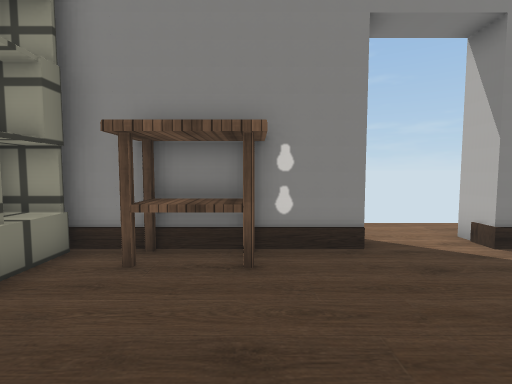
view 1 (above)

12 first-person views from a walk through a 3-D level made in the Unity game engine. The camera is 1.5 m above the floor, tilts 4° down and sees 85° across. Doors are open. The floor is counted in squares, 1 m on a side. Each view is taken from the middle of a square. On the plan, view 1 faces up. The plan holds only what a view shows up to about 14 squares ahead; the rest is blank. The place goes on beyond the plan. The player is left out. Some surface patterns are stand-ins.

view 2
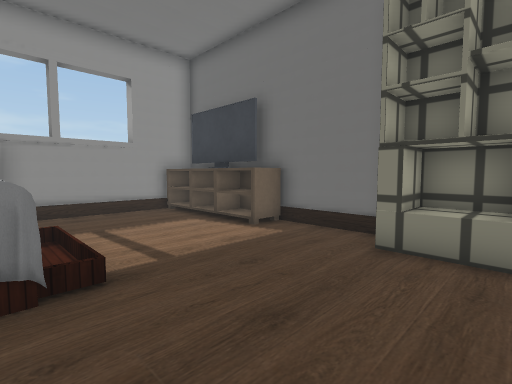

view 3
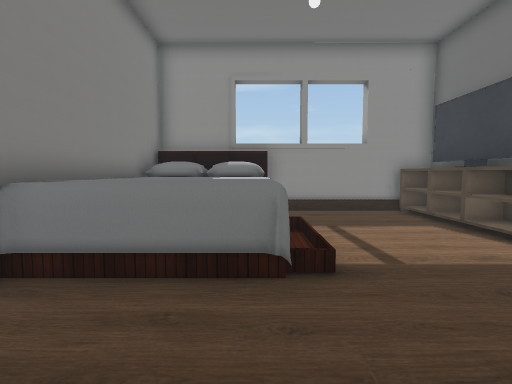

view 4
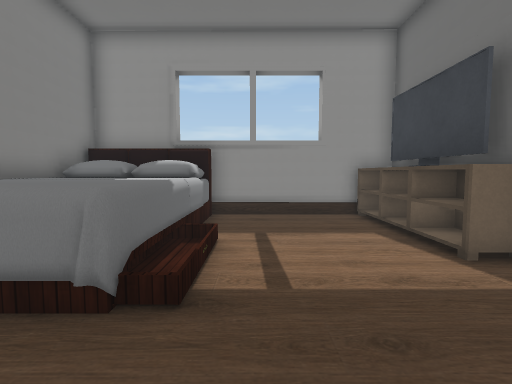

view 5
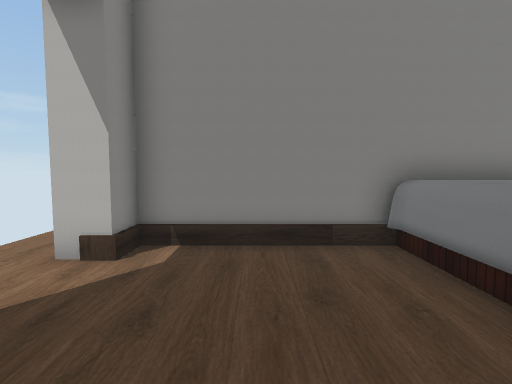

view 6
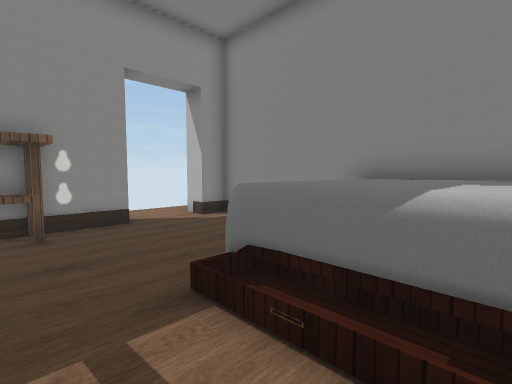

view 7
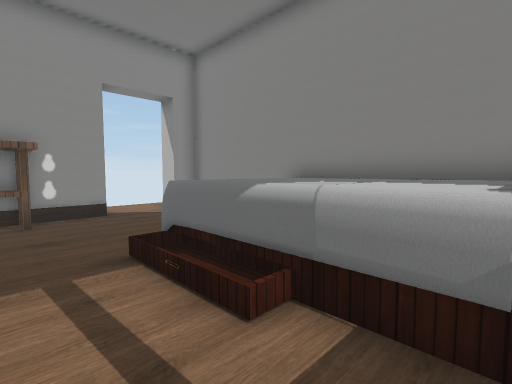

view 8
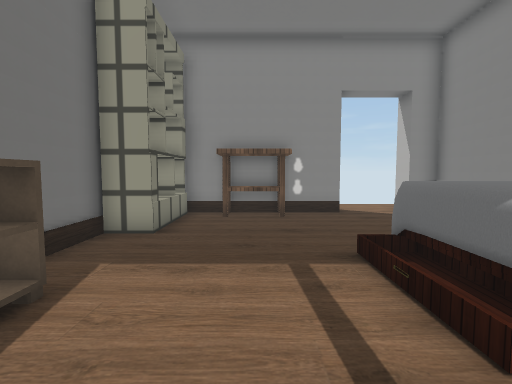

view 9
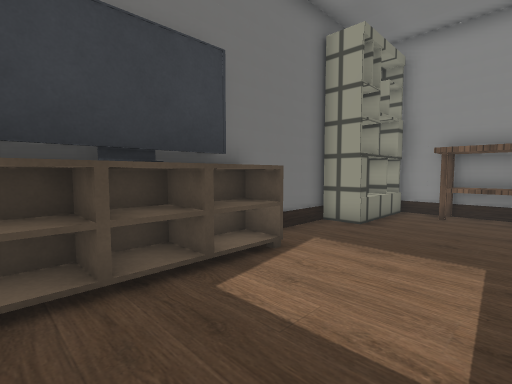

view 10
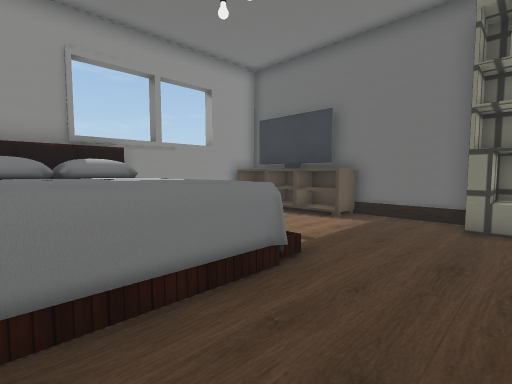

view 11
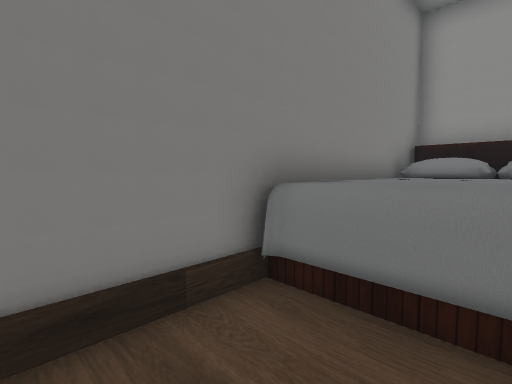

view 12
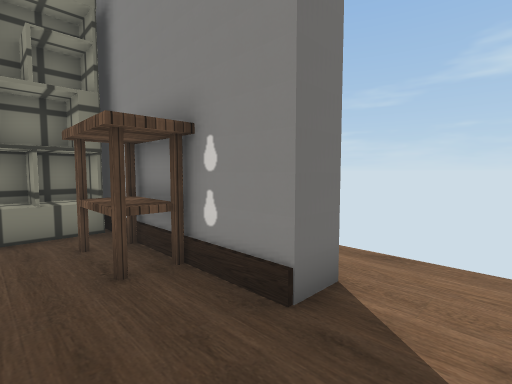

### Floor plan
Points are (right, up) in squares from view 1. A wall is a line through its corners. A room is listed if a view was taken in it or the views show most of it. See-through windows are left out.
Room 1 (views 1, 2, 3, 4, 5, 6, 7, 8, 9, 10, 11, 12)
walls: (-4.6, -1.8) (-4.6, -3.4); (-3.5, -3.5) (-4.8, -3.5); (-4.8, -1.6) (-3.6, -1.6) (-3.6, -6.9); (-4.9, 2) (-4.9, -7) (1.6, -7.1); (2.1, 5.5) (-4.5, 5.5); (-4.6, -5) (-4.6, -5.9); (-4.8, -4.9) (-3.5, -4.9); (-4.6, -6) (-4.6, -6.7); (5.8, -6.1) (5.8, 5.5) (4.7, 5.5)
ways out: open door at (3.2, 5.6)
objects: other object (-4, 2) to (-4, 5); other object (-2, 4) to (0, 5); other object (2, -6) to (5, 0)

Where each view was taken, in squares from view 1:
view 1: 0 up, 0 right, facing up
view 2: 4 up, 2 right, facing down-left
view 3: 4 up, 2 right, facing down
view 4: 3 up, 0 right, facing down
view 5: 3 up, 0 right, facing right
view 6: 3 down, 1 left, facing up-right
view 7: 5 down, 1 left, facing up-right
view 8: 5 down, 1 left, facing up
view 9: 6 down, 0 right, facing up-left
view 10: 3 up, 5 right, facing down-left
view 11: 3 up, 3 right, facing down-right
view 12: 3 up, 4 right, facing up-left
